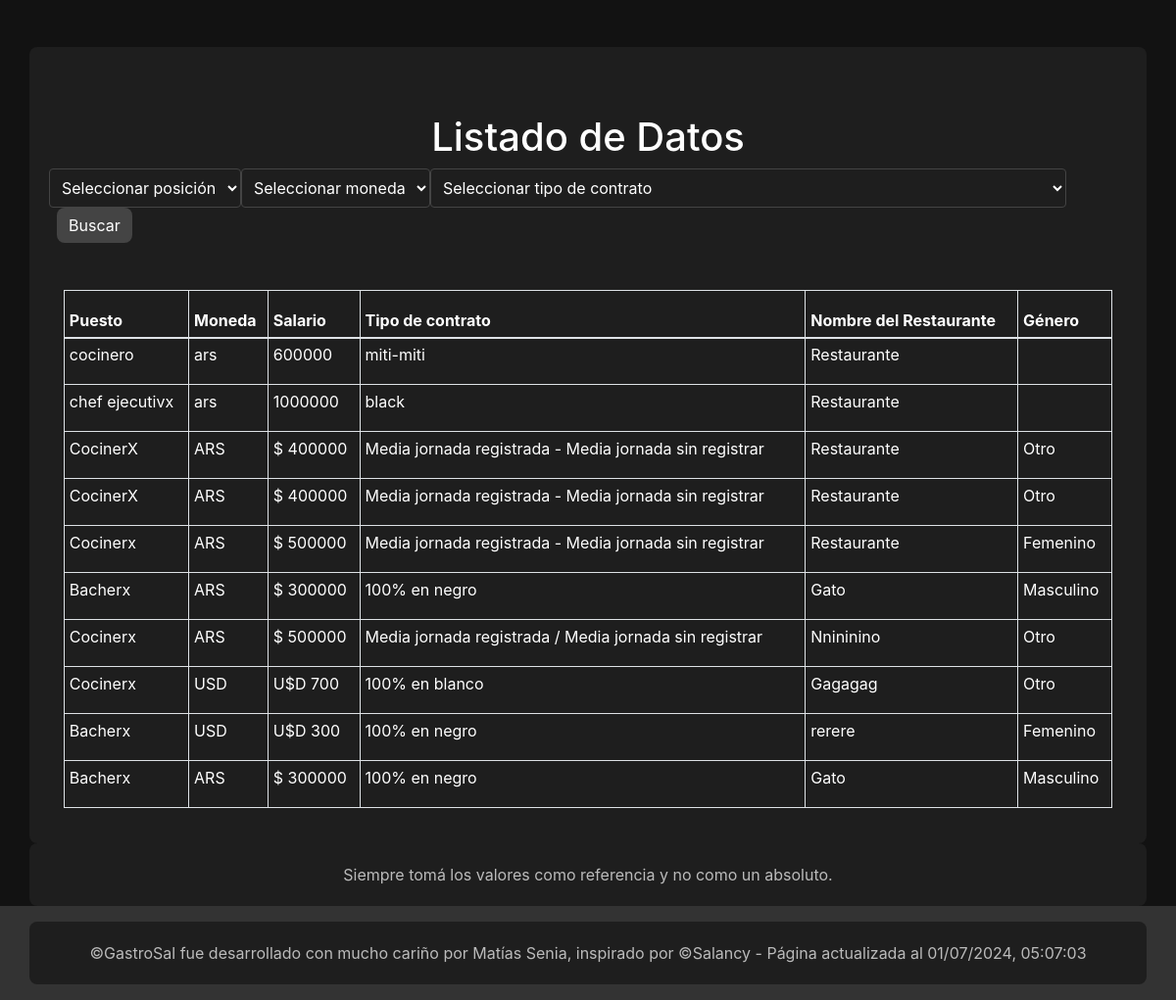
The app's page /data_list/, older data.
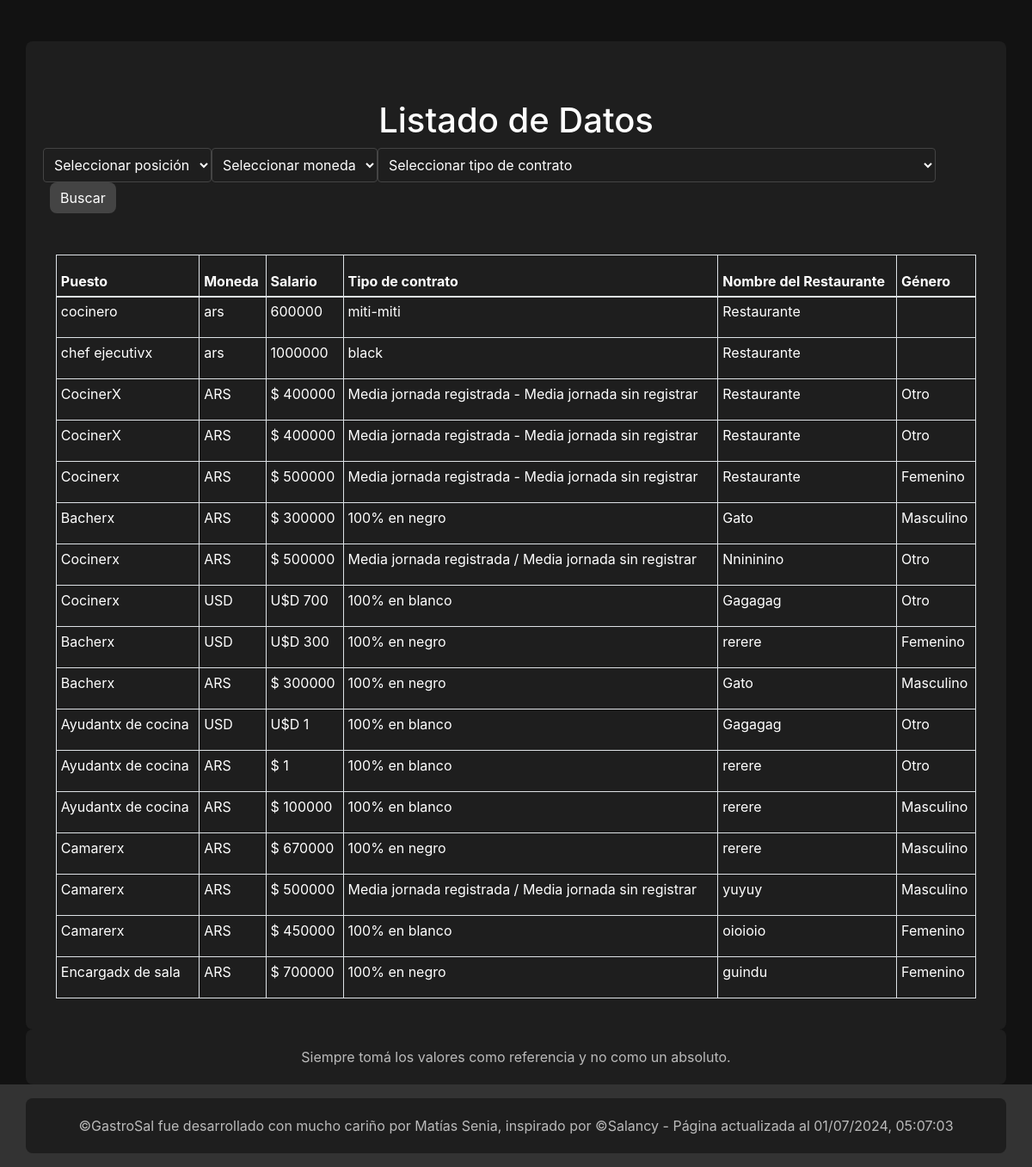
The same page, newer data.
### jobdata/models.py (models this page shows, shortened)
class JobData(models.Model):
    POSITION_CHOICES = [
        ('Bacherx', 'Bacherx'),
        ('Ayudantx de cocina', 'Ayudantx de cocina'),
        ('Cocinerx', 'Cocinerx'),
        ('Pastelerx', 'Pastelerx'),
        ('Jefx de pastelería', 'Jefx de pastelería'),
        ('Jefx de cocina', 'Jefx de cocina'),
        ('Sommelier', 'Sommelier'),
        ('Camarerx', 'Camarerx'),
        ('Encargadx de sala', 'Encargado de sala'),
        ('Chef ejecutivx', 'Chef ejecutivo'),
        ('Cajerx', 'Cajerx'),
    ]
    CURRENCY_CHOICES = [
        ('USD', 'USD'),
        ('ARS', 'ARS'),
    ]
    CONTRACT_CHOICES = [
        ('100% en blanco', 'En blanco(Trabajo 100% registrado)'),
        ('100% en negro', 'En negro(Trabajo sin registrar)'),
        ('Media jornada registrada / Media jornada sin registrar', 'Media jornada de trabajo registrado, la otra media jornada sin registrar)')
    ]
    GENDER_CHOICES = [
        ('Masculino', 'Masculino'),
        ('Femenino', 'Femenino'),
        ('Otro', 'Otro'),
    ]
    position = models.CharField(max_length=50, choices=POSITION_CHOICES)
    currency = models.CharField(max_length=3, choices=CURRENCY_CHOICES)
    salary = models.DecimalField(max_digits=10, decimal_places=0, validators=[MinValueValidator(1)])
    contract_type = models.CharField(max_length=100, choices=CONTRACT_CHOICES)
    restaurant_name = models.CharField(max_length=100)
    gender = models.CharField(max_length=10, choices=GENDER_CHOICES)

### jobdata/views.py (the view)
# urls.py: path('data_list/', views.data_list, name='data_list'),
def data_list(request):
    data = JobData.objects.all()
    category_counts = JobData.objects.values('position').annotate(count=Count('position'))
    if request.method == 'GET':
        form = JobDataFilterForm(request.GET)
        if form.is_valid():
            position = form.cleaned_data.get('position')
            currency = form.cleaned_data.get('currency')
            contract_type = form.cleaned_data.get('contract_type')
            if position:
                data = data.filter(position=position)
            if currency:
                data = data.filter(currency=currency)
            if contract_type:
                data = data.filter(contract_type=contract_type)
    else:
        form = JobDataFilterForm()
    now = datetime.now()
    context = {
        'data': data,
        'form': form,
        'date': now.strftime("%d/%m/%Y"),
        'time': now.strftime("%H:%M:%S")
    }
    return render(request, 'jobdata/data_list.html', context)

### jobdata/templates/jobdata/data_list.html (shortened to what this page needs)
{% extends "jobdata/base.html" %}
{% load form_tags %}
{% block content %}
<div class="mt-5">
    <h1>Listado de Datos</h1>
    <form method="GET" class="form-inline mb-4">
        {{ form.position }}
        {{ form.currency }}
        {{ form.contract_type }}
        <button type="submit" class="btn btn-primary ml-2">Buscar</button>
    </form>
    <div class="container-fluid mt-5">
        <div class="table-responsive">
            <table class="table table-bordered table-hover table-sm">
                <thead>
                    <tr>
                        <th>Puesto</th>
                        <th>Moneda</th>
                        <th>Salario</th>
                        <th>Tipo de contrato</th>
                        <th>Nombre del Restaurante</th>
                        <th>Género</th>
                    </tr>
                </thead>
                <tbody>
                    {% for item in data %}
                        <tr>
                            <td>{{ item.position }}</td>
                            <td>{{ item.currency }}</td>
                            <td>
                                {% if item.currency == "ARS" %}
                                    $ {{ item.salary }}
                                {% elif item.currency == "USD" %}
                                    U$D {{ item.salary }}
                                {% else %}
                                    {{ item.salary }}
                                {% endif %}
                            </td>
                            <td>{{ item.contract_type }}</td>
                            <td>{{ item.restaurant_name }}</td>
                            <td>{{ item.gender }}</td>
                        </tr>
                    {% empty %}
                        <tr>
                            <td colspan="6">No se encontraron datos.</td>
                        </tr>
                    {% endfor %}
                </tbody>
            </table>
        </div>
    </div>
</div>
{% endblock %}

### jobdata/templates/jobdata/base.html (shortened to what this page needs)
<!DOCTYPE html>
<html lang="es">
<head>
    <link href="https://stackpath.bootstrapcdn.com/bootstrap/4.5.2/css/bootstrap.min.css" rel="stylesheet">
    {% load static %}
    <link rel="stylesheet" href="{% static 'jobdata/css/styles.css' %}">
</head>
<body>
    <main role="main" class="container-fluid mt-5">
        <div class="container mt-5">
            {% block content %}
            {% endblock %}
        </div>
        <div class="container text-center">
            <span class="text-muted">Siempre tomá los valores como referencia y no como un absoluto.</span>
        </div>
    </main>
    {% block footer %}
    <footer class="footer mt-auto py-3 bg-light">
        <div class="container text-center">
            <span class="text-muted">©GastroSal fue desarrollado con mucho cariño por Matías Senia, inspirado por ©Salancy - Página actualizada al {{ date }}, {{ time }} </span>
        </div>
    </footer>
    {% endblock %}
</body>
</html>

### jobdata/static/jobdata/css/styles.css (style rules this page uses)
:root { --background-dark: #121212; --background-medium: #1e1e1e; --background-light: #333; --text-light: #ffffff; --text-muted: #bbbbbb; --border-color: #444; --focus-border-color: #555; --placeholder-color: #aaaaaa; }
body { background-color: var(--background-dark); color: var(--text-light); margin: 0; padding: 0; }
.container { background-color: var(--background-medium); border-radius: 8px; padding: 20px; width: 100%; }
.footer { background-color: var(--background-medium); }
.bg-light { background-color: var(--background-light) !important; }
.text-muted { color: var(--text-muted) !important; }
.table { background-color: var(--background-medium); color: var(--text-light); width: 100%; }
.table thead th, .table tbody tr { background-color: var(--background-medium); color: var(--text-light); height: 3em; }
.card, .card-header, .card-footer, .btn { background-color: var(--border-color); color: var(--text-light); border: none; border-radius: 8px; }
input, select, textarea { background-color: var(--background-medium); color: var(--text-light); border: 1px solid var(--border-color); padding: 8px; border-radius: 4px; }
h1, h2, h3, h4, h5, h6 { text-align: center; }

Row changes from the older to the newer data that the page shows:
added JobData: position "Ayudantx de cocina", currency "USD", salary "1", contract_type "100% en blanco", restaurant_name "Gagagag", gender "Otro"
added JobData: position "Ayudantx de cocina", currency "ARS", salary "1", contract_type "100% en blanco", restaurant_name "rerere", gender "Otro"
added JobData: position "Ayudantx de cocina", currency "ARS", salary "100000", contract_type "100% en blanco", restaurant_name "rerere", gender "Masculino"
added JobData: position "Camarerx", currency "ARS", salary "670000", contract_type "100% en negro", restaurant_name "rerere", gender "Masculino"
added JobData: position "Camarerx", currency "ARS", salary "500000", contract_type "Media jornada registrada / Media jornada sin registrar", restaurant_name "yuyuy", gender "Masculino"
added JobData: position "Camarerx", currency "ARS", salary "450000", contract_type "100% en blanco", restaurant_name "oioioio", gender "Femenino"
added JobData: position "Encargadx de sala", currency "ARS", salary "700000", contract_type "100% en negro", restaurant_name "guindu", gender "Femenino"
